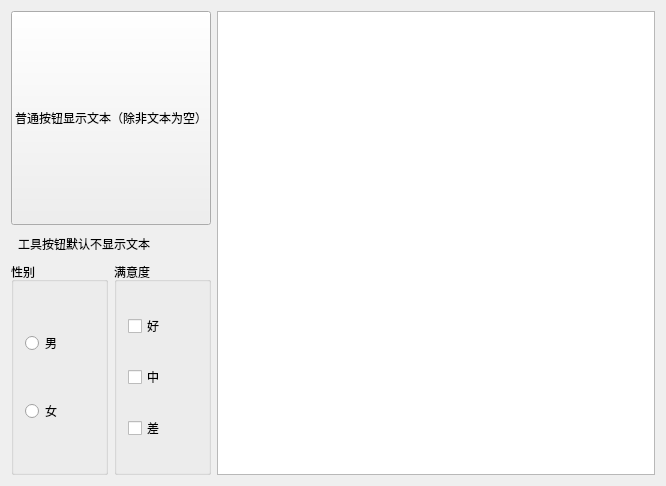
<?xml version="1.0" encoding="UTF-8"?>
<ui version="4.0">
 <class>Widget</class>
 <widget class="QWidget" name="Widget">
  <property name="geometry">
   <rect>
    <x>0</x>
    <y>0</y>
    <width>666</width>
    <height>486</height>
   </rect>
  </property>
  <property name="windowTitle">
   <string>Widget</string>
  </property>
  <layout class="QGridLayout" name="gridLayout">
   <item row="0" column="0" colspan="2">
    <widget class="QPushButton" name="pushButton">
     <property name="sizePolicy">
      <sizepolicy hsizetype="Fixed" vsizetype="Fixed">
       <horstretch>0</horstretch>
       <verstretch>0</verstretch>
      </sizepolicy>
     </property>
     <property name="minimumSize">
      <size>
       <width>0</width>
       <height>0</height>
      </size>
     </property>
     <property name="maximumSize">
      <size>
       <width>305</width>
       <height>510</height>
      </size>
     </property>
     <property name="text">
      <string>普通按钮显示文本（除非文本为空）</string>
     </property>
     <property name="icon">
      <iconset resource="res.qrc">
       <normaloff>:/image/img/apple.png</normaloff>:/image/img/apple.png</iconset>
     </property>
     <property name="iconSize">
      <size>
       <width>60</width>
       <height>60</height>
      </size>
     </property>
    </widget>
   </item>
   <item row="0" column="2" rowspan="3">
    <widget class="QListWidget" name="listWidget"/>
   </item>
   <item row="1" column="0" colspan="2">
    <widget class="QToolButton" name="toolButton">
     <property name="text">
      <string>工具按钮默认不显示文本</string>
     </property>
     <property name="icon">
      <iconset resource="res.qrc">
       <normaloff>:/image/img/apple.png</normaloff>:/image/img/apple.png</iconset>
     </property>
     <property name="toolButtonStyle">
      <enum>Qt::ToolButtonTextUnderIcon</enum>
     </property>
     <property name="autoRaise">
      <bool>true</bool>
     </property>
    </widget>
   </item>
   <item row="2" column="0">
    <widget class="QGroupBox" name="groupBox">
     <property name="title">
      <string>性别</string>
     </property>
     <layout class="QVBoxLayout" name="verticalLayout">
      <item>
       <widget class="QRadioButton" name="rBtnMan">
        <property name="text">
         <string>男</string>
        </property>
       </widget>
      </item>
      <item>
       <widget class="QRadioButton" name="radioButton_2">
        <property name="text">
         <string>女</string>
        </property>
       </widget>
      </item>
     </layout>
    </widget>
   </item>
   <item row="2" column="1">
    <widget class="QGroupBox" name="groupBox_2">
     <property name="title">
      <string>满意度</string>
     </property>
     <layout class="QVBoxLayout" name="verticalLayout_2">
      <item>
       <widget class="QCheckBox" name="checkBox">
        <property name="text">
         <string>好</string>
        </property>
        <property name="tristate">
         <bool>true</bool>
        </property>
       </widget>
      </item>
      <item>
       <widget class="QCheckBox" name="checkBox_2">
        <property name="text">
         <string>中</string>
        </property>
       </widget>
      </item>
      <item>
       <widget class="QCheckBox" name="checkBox_3">
        <property name="text">
         <string>差</string>
        </property>
       </widget>
      </item>
     </layout>
    </widget>
   </item>
  </layout>
 </widget>
 <layoutdefault spacing="6" margin="11"/>
 <resources>
  <include location="res.qrc"/>
 </resources>
 <connections/>
</ui>
